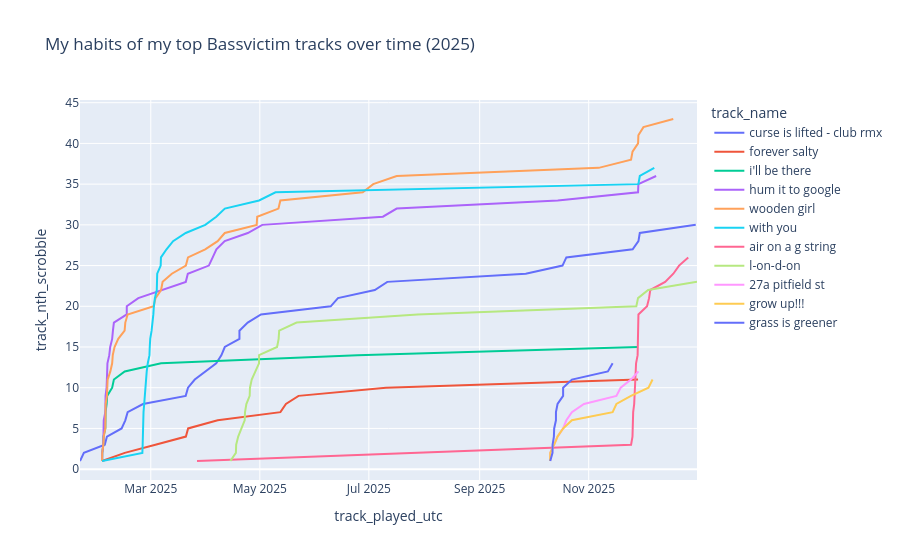

Notebook code for this chart:
### Code cell
import plotly.express as px
px.line(bv, "track_played_utc", "track_nth_scrobble", color="track_name", title="My habits of my top Bassvictim tracks over time (2025)")
